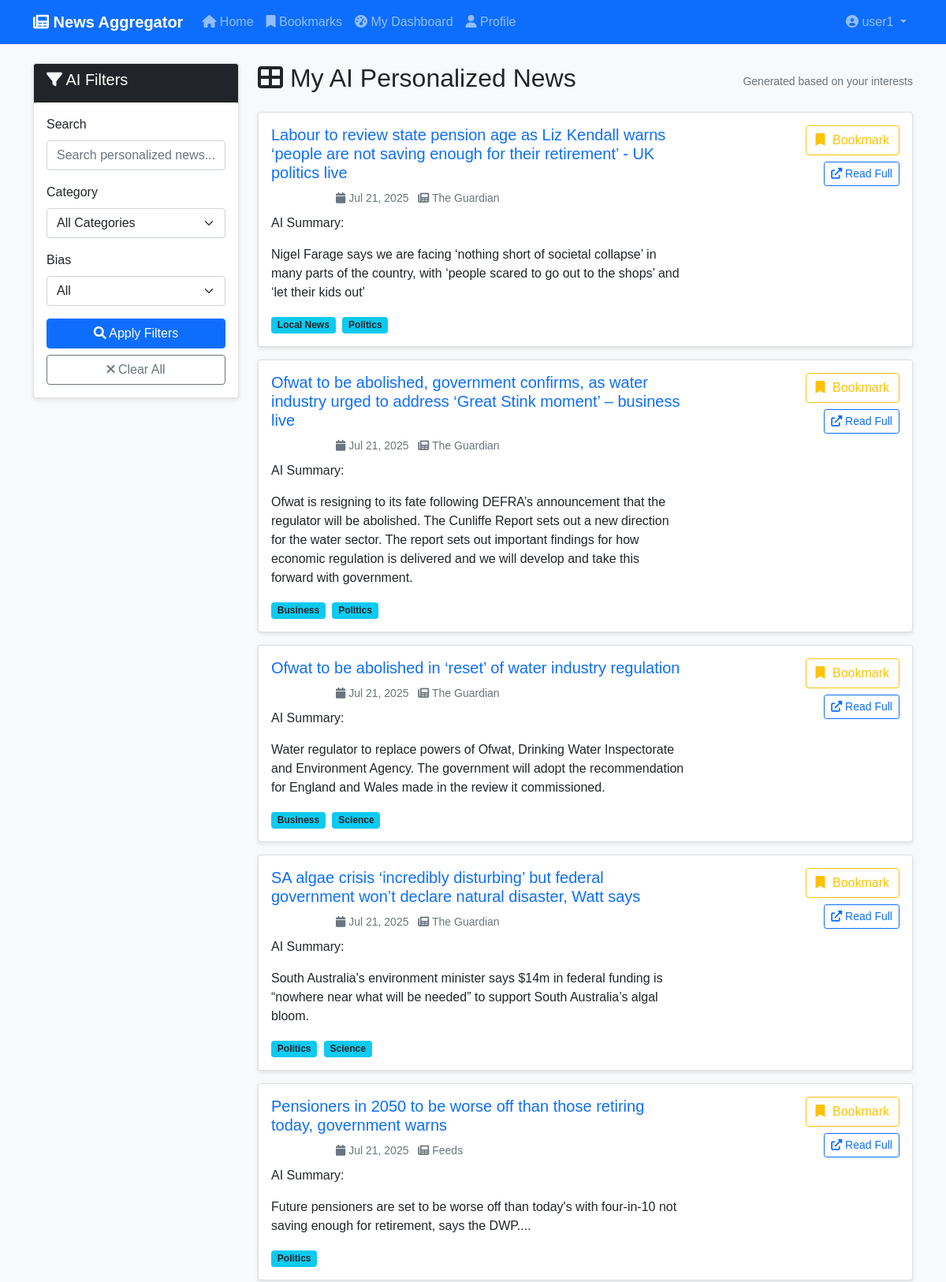
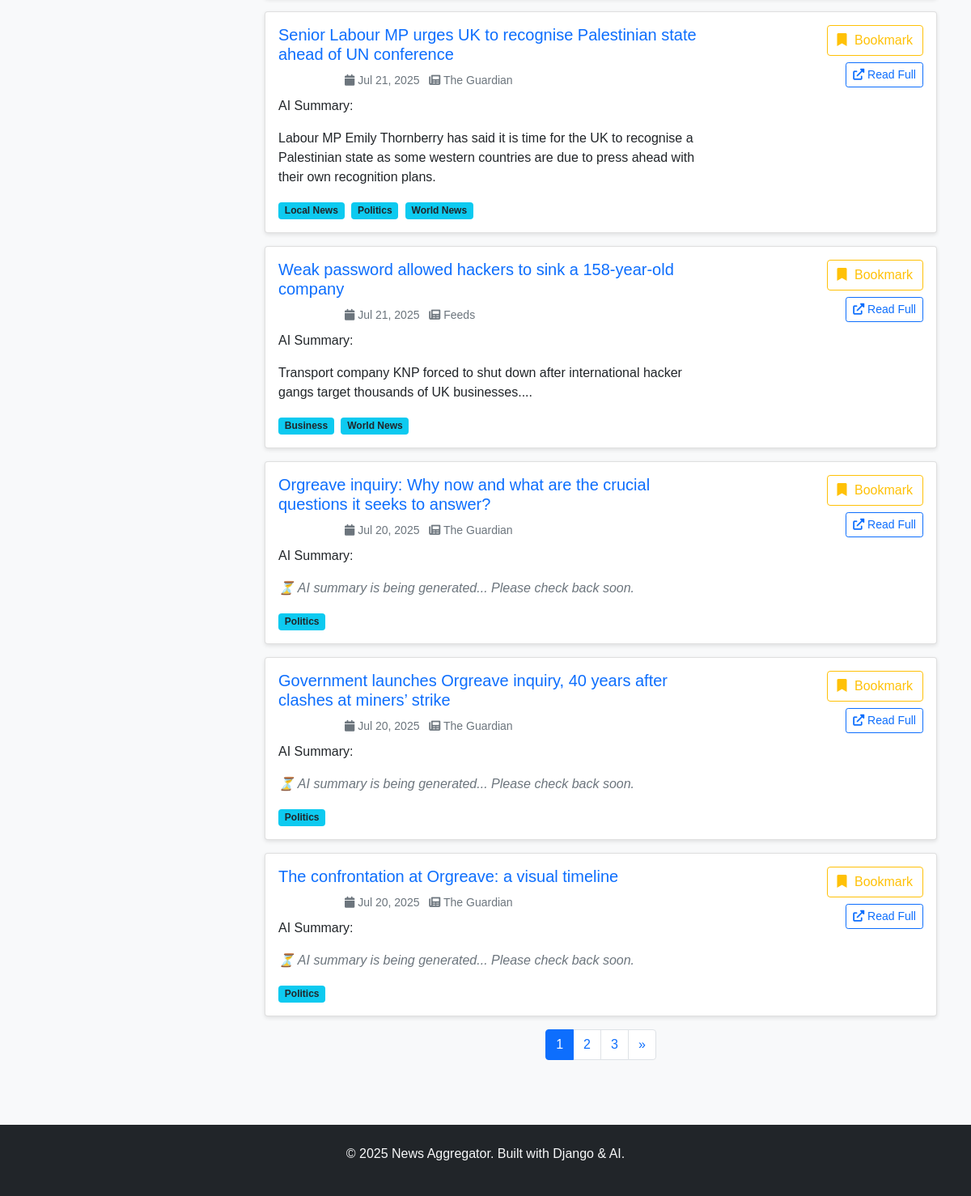
The page /dashboard/ (signed in) on the database its author committed (2 pictures, top to bottom).
### apps/news/models.py (models this page shows, shortened)
class Article(models.Model):
    BIAS_CHOICES = [
        ('LEFT', 'Left-leaning'),
        ('RIGHT', 'Right-leaning'),
        ('NEUTRAL', 'Neutral'),
        ('UNKNOWN', 'Unknown'),
    ]
    title = models.CharField(max_length=500, db_index=True)
    url = models.URLField(unique=True)
    description = models.TextField(blank=True)
    summary = models.TextField(blank=True, null=True)  # AI-generated summary
    content = models.TextField(blank=True)
    author = models.CharField(max_length=200, blank=True)
    source = models.CharField(max_length=200, db_index=True)
    published_date = models.DateTimeField(db_index=True)
    created_at = models.DateTimeField(auto_now_add=True)
    updated_at = models.DateTimeField(auto_now=True)
    summary = models.TextField(blank=True)
    bias_score = models.CharField(
        max_length=10,
        choices=BIAS_CHOICES,
        default='UNKNOWN',
        db_index=True
    )
    categories = models.ManyToManyField(Category, blank=True)
    created_at = models.DateTimeField(auto_now_add=True)
    class Meta:
        ordering = ['-published_date']
        indexes = [
            models.Index(fields=['published_date', 'bias_score']),
            models.Index(fields=['source', 'published_date']),
        ]
    @property
    def bias_color(self):
        return {
            'LEFT': '#3498db',      # blue
            'RIGHT': '#e74c3c',     # red
            'NEUTRAL': '#2ecc71',   # green
            'UNKNOWN': '#95a5a6',   # grey
        }.get(self.bias_score, '#95a5a6')
    @property
    def get_bias_score_display(self):
        bias_labels = {
            'left': 'Left Bias',
            'center': 'Center',
            'right': 'Right Bias',
            'unknown': 'Unknown'
        }
        return bias_labels.get(self.bias_score, 'Unknown')

class Category(models.Model):
    name = models.CharField(max_length=100, unique=True)
    slug = models.SlugField(unique=True)
    description = models.TextField(blank=True)
    created_at = models.DateTimeField(auto_now_add=True)
    class Meta:
        verbose_name_plural = "Categories"
        ordering = ['name']

### apps/news/views.py (the view)
# urls.py: path('dashboard/', views.dashboard, name='dashboard'),
@login_required
def dashboard(request):
    user_categories = UserInterest.objects.filter(
        user=request.user).values_list('category', flat=True)
    articles = Article.objects.filter(
        categories__in=user_categories).distinct()
    search_query = request.GET.get('search', '')
    if search_query:
        articles = articles.filter(Q(title__icontains=search_query) | Q(
            description__icontains=search_query))
    bias_filter = request.GET.get('bias', '')
    if bias_filter:
        articles = articles.filter(bias_score=bias_filter)
    category_filter = request.GET.get('category', '')
    if category_filter:
        articles = articles.filter(categories__slug=category_filter)
    paginator = Paginator(articles, 10)
    page_number = request.GET.get('page')
    page_obj = paginator.get_page(page_number)
    context = {
        'page_obj': page_obj,
        'categories': Category.objects.all(),
        'search_query': search_query,
        'bias_filter': bias_filter,
        'category_filter': category_filter,
    }
    return render(request, 'dashboard.html', context)

### templates/dashboard.html (shortened to what this page needs)
{% extends 'base.html' %}
{% load static %}
{% block content %}
<div class="row">
    <div class="col-md-3">
        <div class="card">
            <div class="card-header bg-dark text-white">
                <h5><i class="fas fa-filter"></i> AI Filters</h5>
            </div>
            <div class="card-body">
                <form method="GET">
                    <div class="mb-3">
                        <label class="form-label">Search</label>
                        <input type="text" class="form-control" name="search" value="{{ search_query }}" placeholder="Search personalized news...">
                    </div>
                    <div class="mb-3">
                        <label class="form-label">Category</label>
                        <select class="form-select" name="category">
                            <option value="">All Categories</option>
                        </select>
                    </div>
                    <div class="mb-3">
                        <label class="form-label">Bias</label>
                        <select class="form-select" name="bias">
                            <option value="">All</option>
                        </select>
                    </div>
                    <button type="submit" class="btn btn-primary w-100">
                        <i class="fas fa-search"></i> Apply Filters
                    </button>
                    <a href="{% url 'dashboard' %}" class="btn btn-outline-secondary w-100 mt-2">
                        <i class="fas fa-times"></i> Clear All
                    </a>
                </form>
            </div>
        </div>
    </div>
    <div class="col-md-9">
        <div class="d-flex justify-content-between align-items-center mb-3">
            <h2><i class="fas fa-th-large"></i> My AI Personalized News</h2>
            <small class="text-muted">Generated based on your interests</small>
        </div>
        {% if page_obj.object_list %}
        {% for article in page_obj %}
        <div class="card mb-3 article-card">
            <div class="card-body">
                <div class="row">
                    <div class="col-md-8">
                        <h5 class="card-title">
                            <a href="{% url 'article_detail' article.id %}" class="text-decoration-none">
                                {{ article.title }}
                            </a>
                        </h5>
                        <div class="mb-2">
                            <span class="badge bg-{{ article.bias_color }}">
                            </span>
                            <small class="text-muted ms-2">
                                <i class="fas fa-calendar"></i> {{ article.published_date|date:"M d, Y" }}
                            </small>
                            <small class="text-muted ms-2">
                                <i class="fas fa-newspaper"></i> {{ article.source }}
                            </small>
                        </div>
                        <p> AI Summary:  </p>
                        <p class="card-text">
                            {% if article.summary %}
                                {{ article.summary }}
                            {% else %}
                                <span class="text-muted fst-italic">⏳ AI summary is being generated... Please check back soon.</span>
                            {% endif %}
                        </p>
                        <div class="article-categories">
                            {% for category in article.categories.all %}
                            <span class="badge bg-info text-dark me-1">{{ category.name }}</span>
                            {% endfor %}
                        </div>
                    </div>
                    <div class="col-md-4 text-end">
                        {% if user.is_authenticated %}
                        <button class="btn btn-outline-warning bookmark-btn mb-2"
                                data-article-id="{{ article.id }}"
                                data-bookmarked="{% if article.id in bookmarked_articles %}true{% else %}false{% endif %}">
                            <i class="fas fa-bookmark"></i>
                            <span class="bookmark-text">
                                {% if article.id in bookmarked_articles %}Bookmarked{% else %}Bookmark{% endif %}
                            </span>
                        </button>
                        {% endif %}
                        <div>
                            <a href="{{ article.url }}" target="_blank" class="btn btn-sm btn-outline-primary">
                                <i class="fas fa-external-link-alt"></i> Read Full
                            </a>
                        </div>
                    </div>
                </div>
            </div>
        </div>
        {% endfor %}
        {% if page_obj.has_other_pages %}
<nav aria-label="Articles pagination">
    <ul class="pagination justify-content-center">
        {% for num in page_obj.paginator.page_range %}
        <li class="page-item {% if page_obj.number == num %}active{% endif %}">
            <a class="page-link" href="?page={{ num }}&search={{ search_query }}&category={{ category_filter }}&bias={{ bias_filter }}">{{ num }}</a>
        </li>
        {% endfor %}
        {% if page_obj.has_next %}
        <li class="page-item">
            <a class="page-link" href="?page={{ page_obj.next_page_number }}&search={{ search_query }}&category={{ category_filter }}&bias={{ bias_filter }}" aria-label="Next">
                <span aria-hidden="true">&raquo;</span>
            </a>
        </li>
        {% endif %}
    </ul>
</nav>
{% endif %}
        {% else %}
        <div class="alert alert-info text-center">
            <i class="fas fa-info-circle"></i> No articles found. Try adjusting your filters or refresh news.
        </div>
        {% endif %}
    </div>
</div>
{% endblock %}

### templates/base.html (shortened to what this page needs)
<!DOCTYPE html>
<html lang="en">
<head>
    <link href="https://cdn.jsdelivr.net/npm/bootstrap@5.1.3/dist/css/bootstrap.min.css" rel="stylesheet">
    <link href="https://cdnjs.cloudflare.com/ajax/libs/font-awesome/6.0.0/css/all.min.css" rel="stylesheet">
    <link href="{% load static %}{% static 'css/style.css' %}" rel="stylesheet">
</head>
<body>
    <nav class="navbar navbar-expand-lg navbar-dark bg-primary">
        <div class="container">
            <a class="navbar-brand" href="{% url 'home' %}">
                <i class="fas fa-newspaper"></i> News Aggregator
            </a>
            <div class="collapse navbar-collapse" id="navbarNav">
                <ul class="navbar-nav me-auto">
                    <li class="nav-item">
                        <a class="nav-link" href="{% url 'home' %}">
                            <i class="fas fa-home"></i> Home
                        </a>
                    </li>
                    {% if user.is_authenticated %}
                    <li class="nav-item">
                        <a class="nav-link" href="{% url 'bookmarks' %}">
                            <i class="fas fa-bookmark"></i> Bookmarks
                        </a>
                    </li>
                    <li class="nav-item">
                        <a class="nav-link" href="{% url 'dashboard' %}">
                            <i class="fas fa-tachometer-alt"></i> My Dashboard
                        </a>
                    </li>
                    <li class="nav-item">
                        <a class="nav-link" href="{% url 'profile' %}">
                            <i class="fas fa-user"></i> Profile
                        </a>
                    </li>
                    {% endif %}
                </ul>
                <ul class="navbar-nav">
                    {% if user.is_authenticated %}
                    <li class="nav-item dropdown">
                        <a class="nav-link dropdown-toggle" href="#" role="button" data-bs-toggle="dropdown">
                            <i class="fas fa-user-circle"></i> {{ user.username }}
                        </a>
                    </li>
                    {% endif %}
                </ul>
            </div>
        </div>
    </nav>
    <main class="container mt-4">
        {% block content %}
        {% endblock %}
    </main>
    <footer class="bg-dark text-light mt-5 py-4">
        <div class="container text-center">
            <p>&copy; 2025 News Aggregator. Built with Django & AI.</p>
        </div>
    </footer>
    <script src="{% load static %}{% static 'js/main.js' %}"></script>
</body>
</html>

### static/css/style.css (style rules this page uses)
body { font-family: Arial, sans-serif; background-color: #f8f9fa; }
.navbar-brand { font-weight: bold; }
.card { box-shadow: 0 2px 5px rgba(0,0,0,0.1); }
.bookmark-btn { white-space: nowrap; }
.bookmark-btn .fas { margin-right: 5px; }

### rows shown on the page
Article: title "Labour to review state pension age as Liz Kendall warns ‘people are not saving enough for their retirement’ - UK politics live", published_date "Jul 21, 2025", source "The Guardian", summary "Nigel Farage says we are facing ‘nothing short of societal collapse’ in many parts of the country, with ‘people scared to go out to the shops’ and ‘let their kids out’", shows "Bookmark"
Category: name "Local News"
Category: name "Politics"
Article: title "Ofwat to be abolished, government confirms, as water industry urged to address ‘Great Stink moment’ – business live", published_date "Jul 21, 2025", source "The Guardian", summary "Ofwat is resigning to its fate following DEFRA’s announcement that the regulator will be abolished. The Cunliffe Report sets out a new direction for the water sector. The report sets out important findings for how economic regulation is delivered and we will develop and take this forward with government.", shows "Bookmark"
Category: name "Business"
Article: title "Ofwat to be abolished in ‘reset’ of water industry regulation", published_date "Jul 21, 2025", source "The Guardian", summary "Water regulator to replace powers of Ofwat, Drinking Water Inspectorate and Environment Agency. The government will adopt the recommendation for England and Wales made in the review it commissioned.", shows "Bookmark"
Category: name "Science"
Article: title "SA algae crisis ‘incredibly disturbing’ but federal government won’t declare natural disaster, Watt says", published_date "Jul 21, 2025", source "The Guardian", summary "South Australia's environment minister says $14m in federal funding is “nowhere near what will be needed” to support South Australia’s algal bloom.", shows "Bookmark"
Article: title "Pensioners in 2050 to be worse off than those retiring today, government warns", published_date "Jul 21, 2025", source "Feeds", summary "Future pensioners are set to be worse off than today's with four-in-10 not saving enough for retirement, says the DWP....", shows "Bookmark"
Article: title "Senior Labour MP urges UK to recognise Palestinian state ahead of UN conference", published_date "Jul 21, 2025", source "The Guardian", summary "Labour MP Emily Thornberry has said it is time for the UK to recognise a Palestinian state as some western countries are due to press ahead with their own recognition plans.", shows "Bookmark"
Category: name "World News"
Article: title "Weak password allowed hackers to sink a 158-year-old company", published_date "Jul 21, 2025", source "Feeds", summary "Transport company KNP forced to shut down after international hacker gangs target thousands of UK businesses....", shows "Bookmark"
Article: title "Orgreave inquiry: Why now and what are the crucial questions it seeks to answer?", published_date "Jul 20, 2025", source "The Guardian", shows "⏳ AI summary is being generated... Please check back soon.", shows "Bookmark"
Article: title "Government launches Orgreave inquiry, 40 years after clashes at miners’ strike", published_date "Jul 20, 2025", source "The Guardian", shows "⏳ AI summary is being generated... Please check back soon.", shows "Bookmark"
Article: title "The confrontation at Orgreave: a visual timeline", published_date "Jul 20, 2025", source "The Guardian", shows "⏳ AI summary is being generated... Please check back soon.", shows "Bookmark"

### other values the page prints
{{ user.username }} "user1"
{{ num }} "1" "2" "3"
